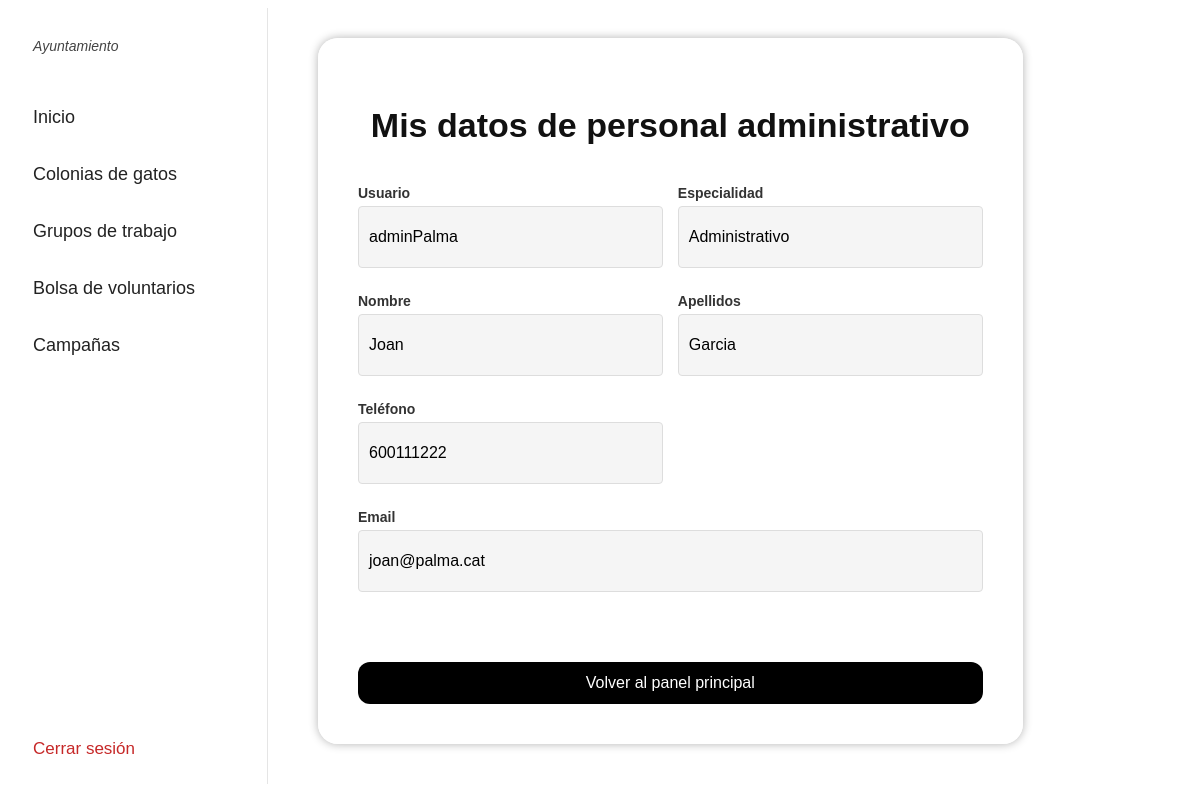
Screenshot of /BD2imo/panel_ayuntamiento/ver_perfil_trabajador.php (signed in) with the database file from the repository.
### tables this page shows
CREATE TABLE personal_administrativo (
    id_personal_administrativo INT NOT NULL PRIMARY KEY,
    especialidad Varchar(100) NOT NULL,
    id_ayuntamiento INT NOT NULL,
    CONSTRAINT fk_personal_administrativo_usuario FOREIGN KEY (id_personal_administrativo) REFERENCES usuario(id_usuario),
    CONSTRAINT fk_trabajador_ayuntamiento FOREIGN KEY (id_ayuntamiento) REFERENCES ayuntamiento(id_ayuntamiento)
);

CREATE TABLE usuario (
    id_usuario INT AUTO_INCREMENT NOT NULL PRIMARY KEY,
    nombre_usuario Varchar(50) NOT NULL UNIQUE,
    contrasena_hash Varchar(255) NOT NULL,
    nombre Varchar(100) NOT NULL,
    apellidos Varchar(150) NOT NULL,
    telefono Varchar(15) NULL,
    email Varchar(100) NULL
);

### BD2imo/panel_ayuntamiento/ver_perfil_trabajador.php (the view, shortened to what this page needs)
<?php
$id_trabajador_ayuntamiento = $_SESSION["id_usuario"];
$conexion = mysqli_connect("localhost", "root", "");
mysqli_select_db($conexion, "BD2XAMPPions");
$consulta = "
    SELECT
        u.nombre_usuario,
        u.nombre,
        u.apellidos,
        u.telefono,
        u.email,
        t.especialidad,
        a.nombre AS nombre_ayuntamiento
    FROM usuario u
    JOIN personal_administrativo t ON u.id_usuario = t.id_personal_administrativo
    JOIN ayuntamiento a ON t.id_ayuntamiento = a.id_ayuntamiento
    WHERE u.id_usuario = '$id_trabajador_ayuntamiento'
";
$resultado = mysqli_query($conexion, $consulta);
$datos = mysqli_fetch_assoc($resultado);
?>
<!DOCTYPE html>
<html>
<head>
    <link rel="stylesheet" href="../estilo/estilo_panel.css">
    <link rel="stylesheet" href="../estilo/estilo_contenido.css">
</head>
<body>
<div style="display:flex; flex-direction:row;">
    <?php include("panel_opciones.php"); ?>
    <div class="zona-contenido">
        <div class="contenedor-difuminado">
            <h2 class="titulo-dashboard">Mis datos de personal administrativo</h2>
            <div class="contenedor-compacto">
                <div class="grupo-datos">
                    <label>Usuario</label>
                    <div class="valor-dato"><?php echo htmlspecialchars($datos["nombre_usuario"]); ?></div>
                </div>
                <div class="grupo-datos">
                    <label>Especialidad</label>
                    <div class="valor-dato"><?php echo htmlspecialchars($datos["especialidad"]); ?></div>
                </div>
                <div class="grupo-datos">
                    <label>Nombre</label>
                    <div class="valor-dato"><?php echo htmlspecialchars($datos["nombre"]); ?></div>
                </div>
                <div class="grupo-datos">
                    <label>Apellidos</label>
                    <div class="valor-dato"><?php echo htmlspecialchars($datos["apellidos"]); ?></div>
                </div>
                <div class="grupo-datos">
                    <label>Teléfono</label>
                    <div class="valor-dato"><?php echo htmlspecialchars($datos["telefono"]); ?></div>
                </div>
                <div class="grupo-datos" style="grid-column: span 2;">
                    <label>Email</label>
                    <div class="valor-dato"><?php echo htmlspecialchars($datos["email"]); ?></div>
                </div>
            </div>
            <div style="margin-top: 30px; text-align: center;">
                <button type="button"
                        class="boton-gestion boton-confirmar"
                        onclick="location.href='principal_ayuntamiento.php'">
                    Volver al panel principal
                </button>
            </div>
        </div>
    </div>
</div>
</body>
</html>

### BD2imo/estilo/estilo_panel.css (style rules this page uses)
.zona-contenido { margin-left: 0px; padding: 0px; font-family: Arial; }

### BD2imo/estilo/estilo_contenido.css (style rules this page uses)
.zona-contenido { margin-left: 50px; min-height: 97vh; background-size: cover; background-position: center; box-sizing: border-box; }
.contenedor-difuminado { background: rgba(255, 255, 255, 0.85); backdrop-filter: blur(6px); -webkit-backdrop-filter: blur(6px); padding: 40px; border-radius: 20px; box-shadow: 0 0 10px rgba(0,0,0,0.3); width: 92%; margin: auto; margin-top: 30px; }
.titulo-dashboard { text-align: center; font-size: 34px; font-weight: bold; margin-bottom: 40px; color: #111; }
.boton-gestion { width: 100%; padding: 12px; background: #000; color: white; border: none; border-radius: 12px; cursor: pointer; font-size: 16px; }
.boton-confirmar { width: 100%; margin-top: 30px; }

### BD2imo/panel_ayuntamiento/ver_perfil_trabajador.php (style rules this page uses)
.contenedor-compacto { display: grid; grid-template-columns: 1fr 1fr; gap: 15px; margin-top: 20px; }
.grupo-datos { margin-bottom: 10px; }
.grupo-datos label { display: block; font-weight: bold; margin-bottom: 5px; color: #333; font-size: 14px; }
.grupo-datos .valor-dato { background: #f5f5f5; border: 1px solid #ddd; border-radius: 4px; padding: 10px; min-height: 40px; display: flex; align-items: center; }

### rows the page displays
personal_administrativo: id_personal_administrativo.nombre_usuario "adminPalma", especialidad "Administrativo", id_personal_administrativo.nombre "Joan", id_personal_administrativo.apellidos "Garcia", id_personal_administrativo.telefono "600111222", id_personal_administrativo.email "joan@palma.cat"
